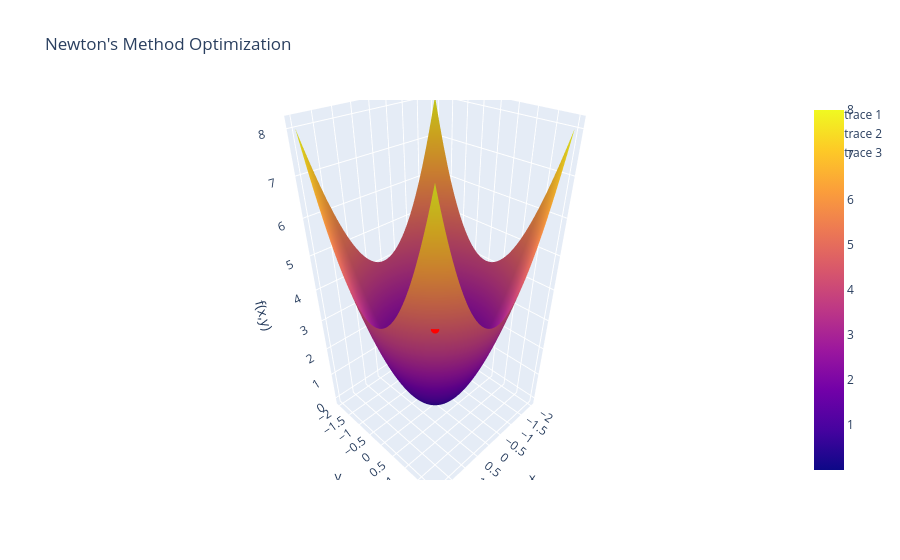

The cell this chart's notebook holds for it:
### Markdown cell above
#### Example Minimize $x^2+y^2$

### Code cell
import numpy as np
from scipy.linalg import solve
import plotly.graph_objects as go

def f(x):
  return x[0]**2 + x[1]**2

def grad_f(x):
  return np.array([2*x[0], 2*x[1]])

def hessian_f(x):
  return np.array([[2, 0], [0, 2]])

# Initial guess
x0 = np.array([1.5, 1.5])

# Perform Newton's method
newton_method(f, grad_f, hessian_f, x0)

### Figure 1 — Plotly figure (JSON) as saved in the notebook; plotly's stock layout.template omitted (floating-point values rounded to 4 significant figures; data arrays with more than 128 entries replaced by an {"elided": "..."} marker saying what was removed)
{"data": [{"type": "surface", "x": {"elided": "100x100 float values"}, "y": {"elided": "100x100 float values"}, "z": {"elided": "100x100 float values"}}, {"marker": {"color": "red", "size": 5}, "mode": "markers", "type": "scatter3d", "x": [1.5], "y": [1.5], "z": [4.5]}, {"marker": {"color": "red", "size": 5}, "mode": "markers", "type": "scatter3d", "x": [0], "y": [0], "z": [0]}, {"marker": {"color": "red", "size": 5}, "mode": "markers", "type": "scatter3d", "x": [0], "y": [0], "z": [0]}], "layout": {"scene": {"xaxis": {"title": {"text": "x"}}, "yaxis": {"title": {"text": "y"}}, "zaxis": {"title": {"text": "f(x,y)"}}}, "title": {"text": "Newton's Method Optimization"}}}
